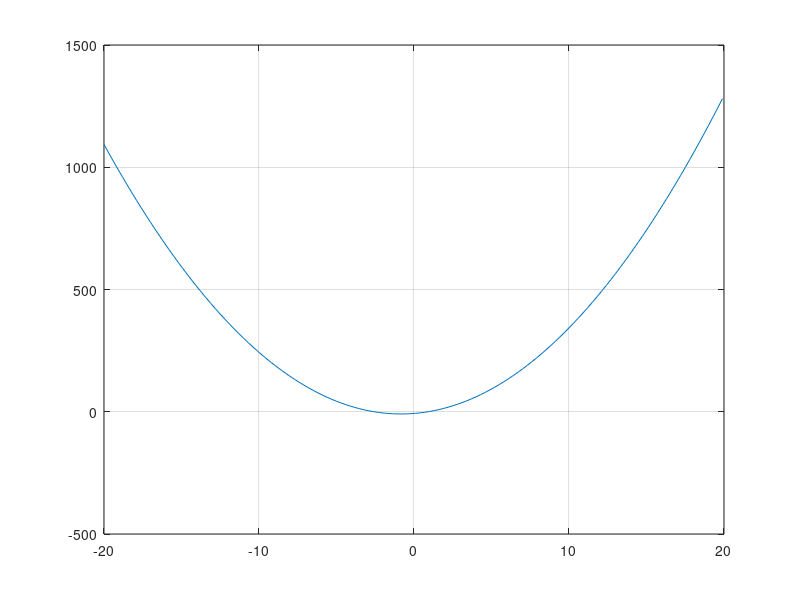

This figure's MATLAB source: (Note: this script raises an error after producing the figure.)
% Author: Kovács Bálint-Hunor (Informatika III.) 2023
clear all %#ok<CLALL>
close all
clc

% options
o = optimset();
o = optimset(o, 'MaxIter', 1e3);
o = optimset(o, 'Tolx', 1e-5, 'TolFun', 1e-7);
o = optimset(o, 'Display', 'iter');

% function
x = -20:0.3:20;
fg = @(x) 3*x.^2 + 5*x - 7;
x0 = 9;

% plot
plot(x, fg(x));
hold on;
grid on;

% a.)
% minimum search
xmin = fminsearch(fg, x0, o);
display("Minimum point: (" + xmin + ", " + fg(xmin) + ")");
% plot
plot(xmin, fg(xmin), 'ro');

% b.)
% minimum search between -7 and -2
x01 = [-7, -2];
xmin = fminbnd(fg, x01(1), x01(2), o);
display("Minimum point: (" + xmin + ", " + fg(xmin) + ")");

% plot
plot(xmin, fg(xmin), 'm*');

% c.)
% maximum search between -7 and -2
x01 = [-7, -2];
fgMax = @(x) -fg(x);
xmin = fminbnd(fgMax, x01(1), x01(2), o);
display("Maximum point: (" + xmin + ", " + fg(xmin) + ")");

% plot
plot(xmin, fg(xmin), 'k*');
legend('f(x)', 'fminsearch', 'fminbnd', 'fminbnd');